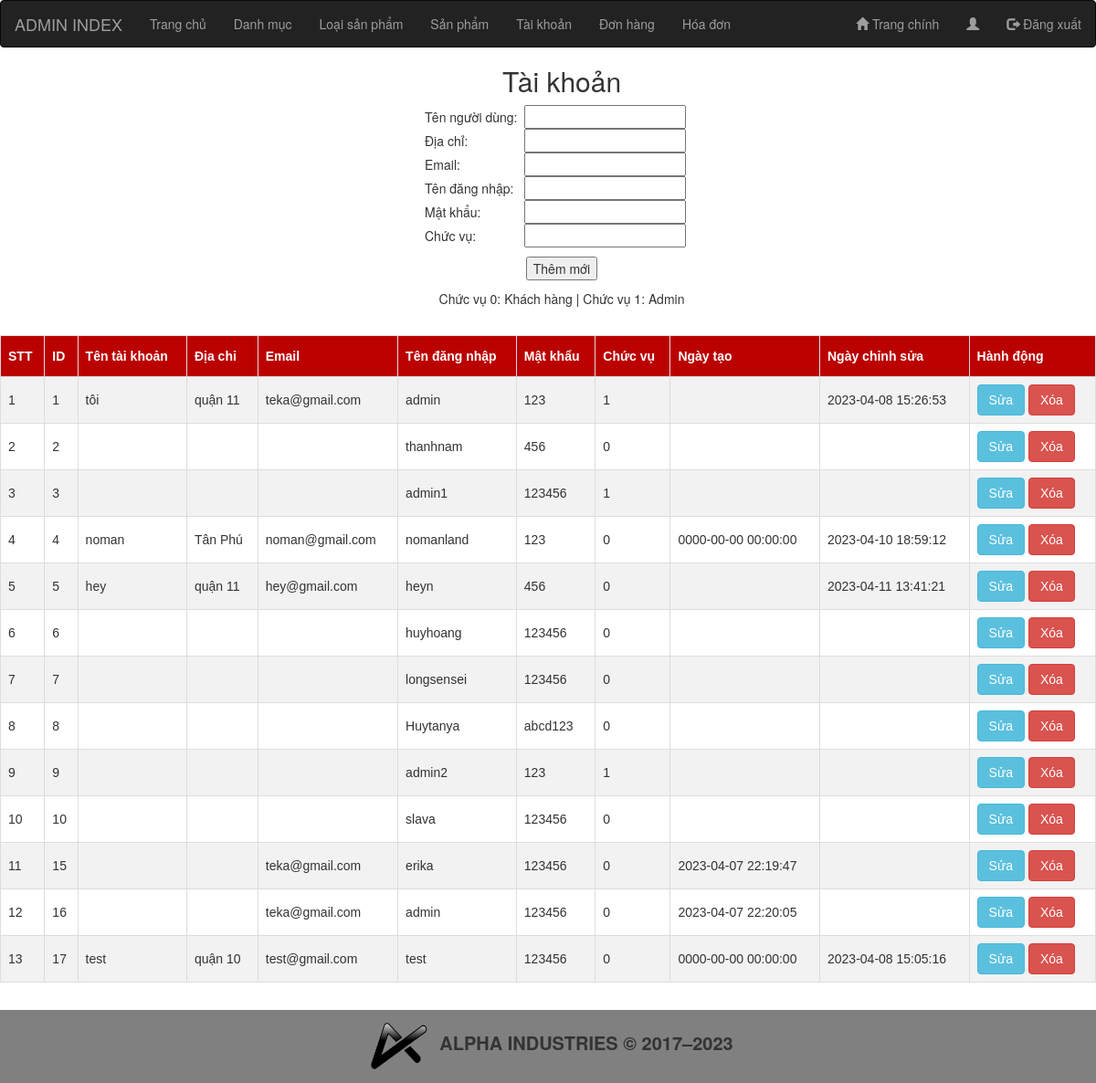
The app's page /admin/index.php?act=taikhoan (signed in) with its own data.
### tables this page shows
CREATE TABLE `tbl_user` (
  `id` int(4) NOT NULL,
  `name` varchar(50) DEFAULT NULL,
  `address` varchar(100) DEFAULT NULL,
  `email` varchar(50) DEFAULT NULL,
  `user` varchar(20) NOT NULL,
  `pass` varchar(20) NOT NULL,
  `role` tinyint(1) NOT NULL DEFAULT 0,
  `ngay_tao` datetime DEFAULT NULL,
  `ngay_chinh_sua` datetime DEFAULT NULL
);

### admin/model/taikhoanf.php (called while the page is built, shortened)
<?php
	function getall_tk()
	{
		$conn = db();
		$stmt = $conn->prepare("SELECT * FROM tbl_user");
		$stmt->execute();
		$kq = $stmt->fetchAll();
		return $kq;
	}
?>

### admin/taikhoan.php (the view, shortened to what this page needs)
<div class="title" align="center">
<h2>Tài khoản</h2>
<form action="index.php?act=addtk" method="post" class="">
<div class="table-responsive">
	<table class="mx-auto w-auto" width="300" border="0">
		<tr class="text">
			<td>Tên người dùng: </td>
			<td><input type="text" name="tentk" ></td>
		</tr>
		<tr>
			<td>Địa chỉ: </td>
			<td><input type="text" name="address" ></td>
		</tr>
		<tr>
			<td>Email: </td>
			<td><input type="text" name="email" ></td>
		</tr>
		<tr>
			<td>Tên đăng nhập: </td>
			<td><input type="text" name="user" ></td>
		</tr>
		<tr>
			<td>Mật khẩu: </td>
			<td><input type="text" name="pass" ></td>
		</tr>
		<tr>
			<td>Chức vụ: </td>
			<td><input type="text" name="role" ></td>
		</tr>
		<tr>
			<td colspan="2" style="text-align:center; padding:10px"><input type="submit" name="themmoi" value="Thêm mới"></td>
		</tr>
	</table>
</div>
</form>
<p>Chức vụ 0: Khách hàng | Chức vụ 1: Admin</p>
</div>
<br>
<table id="tb">
	<tr>
		<th>STT</th>
		<th>ID</th>
		<th>Tên tài khoản</th>
		<th>Địa chỉ</th>
		<th>Email</th>
		<th>Tên đăng nhập</th>
		<th>Mật khẩu</th>
		<th>Chức vụ</th>
		<th>Ngày tạo</th>
		<th>Ngày chỉnh sửa</th>
		<th>Hành động</th>
	</tr>
	<?php
		if(isset($kq)&&(count($kq)>0))
		{
			$i =1;
			foreach($kq as $tk)
			{
				echo '<tr>
						<td>'.$i.'</td>
						<td>'.$tk['id'].'</td>
						<td>'.$tk['name'].'</td>
						<td>'.$tk['address'].'</td>
						<td>'.$tk['email'].'</td>
						<td>'.$tk['user'].'</td>
						<td>'.$tk['pass'].'</td>
						<td>'.$tk['role'].'</td>
						<td>'.$tk['ngay_tao'].'</td>
						<td>'.$tk['ngay_chinh_sua'].'</td>
						<td><a class="btn btn-info" href="index.php?act=updatetk&id='.$tk['id'].'">Sửa</a>  <a class="btn btn-danger" href="index.php?act=deltk&id='.$tk['id'].'">Xóa</a></td>
					 </tr>';
					 $i++;
			}
		}
	?>
</table>

### css/util.css (style rules this page uses)
#tb { font-family: Arial, Helvetica, sans-serif; border-collapse: collapse; width: 100%; }
#tb td, #tb th { border: 1px solid #ddd; padding: 8px; }
#tb tr:nth-child(even) { background-color: #f2f2f2; }
#tb th { padding-top: 12px; padding-bottom: 12px; text-align: left; background-color: #BB0000; color: white; }
.title { padding-left:30px; }
.text { padding:10px; }

### records on screen
tbl_user: id "1", name "tôi", address "quận 11", email "teka@gmail.com", user "admin", pass "123", role "1", ngay_chinh_sua "2023-04-08 15:26:53"
tbl_user: id "2", user "thanhnam", pass "456", role "0"
tbl_user: id "3", user "admin1", pass "123456", role "1"
tbl_user: id "4", name "noman", address "Tân Phú", email "noman@gmail.com", user "nomanland", pass "123", role "0", ngay_tao "0000-00-00 00:00:00", ngay_chinh_sua "2023-04-10 18:59:12"
tbl_user: id "5", name "hey", address "quận 11", email "hey@gmail.com", user "heyn", pass "456", role "0", ngay_chinh_sua "2023-04-11 13:41:21"
tbl_user: id "6", user "huyhoang", pass "123456", role "0"
tbl_user: id "7", user "longsensei", pass "123456", role "0"
tbl_user: id "8", user "Huytanya", pass "abcd123", role "0"
tbl_user: id "9", user "admin2", pass "123", role "1"
tbl_user: id "10", user "slava", pass "123456", role "0"
tbl_user: id "15", email "teka@gmail.com", user "erika", pass "123456", role "0", ngay_tao "2023-04-07 22:19:47"
tbl_user: id "16", email "teka@gmail.com", user "admin", pass "123456", role "0", ngay_tao "2023-04-07 22:20:05"
tbl_user: id "17", name "test", address "quận 10", email "test@gmail.com", user "test", pass "123456", role "0", ngay_tao "0000-00-00 00:00:00", ngay_chinh_sua "2023-04-08 15:05:16"
